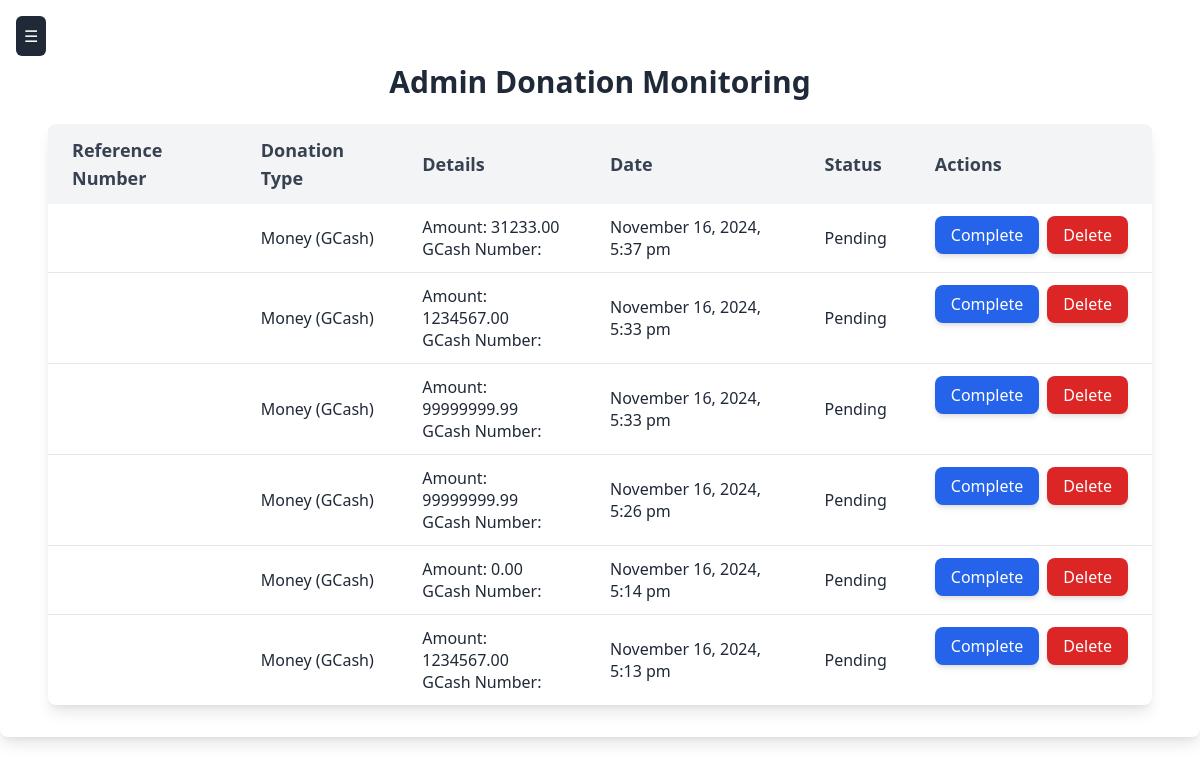
The app's page /admins/AdminMonitorDonations.php, older data.
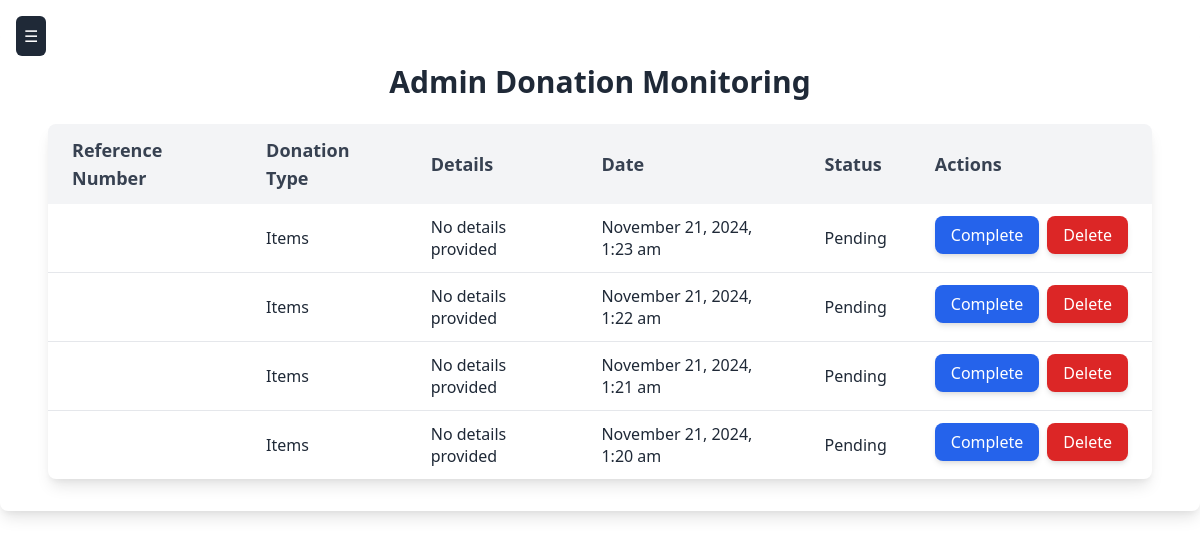
The same page, newer data.
### tables this page shows
CREATE TABLE `donations` (
  `donation_id` int(11) NOT NULL,
  `user_id` int(11) NOT NULL,
  `donation_type` enum('money','items') NOT NULL,
  `donation_amount` decimal(10,2) DEFAULT NULL,
  `items_donated` text DEFAULT NULL,
  `payment_method` enum('creditCard','paypal','bankTransfer') DEFAULT NULL,
  `contact` varchar(255) NOT NULL,
  `created_at` timestamp NOT NULL DEFAULT current_timestamp(),
  `email` varchar(50) NOT NULL
);

### admins/AdminMonitorDonations.php (the view, shortened to what this page needs)
<?php
include '../database.php';
$donations = [];
$query = "SELECT * FROM donations ORDER BY created_at DESC";
$stmt = $conn->prepare($query);
$stmt->execute();
$result = $stmt->get_result();
while ($row = $result->fetch_assoc()) {
    $donations[] = $row;
}
?>
<?php include 'sidebar.php' ?>
<div class="w-full h-screen flex justify-center items-start pt-8">
  <div class="max-w-screen-xl w-full px-6 md:px-12 py-8 bg-white shadow-lg rounded-lg">
    <h2 class="text-3xl font-semibold text-center text-gray-800 mb-6">Admin Donation Monitoring</h2>
    <div class="overflow-x-auto bg-white shadow-lg rounded-lg">
      <table class="min-w-full table-auto">
        <thead class="bg-gray-100">
          <tr>
            <th class="py-3 px-6 text-left text-lg font-semibold text-gray-700">Reference Number</th>
            <th class="py-3 px-6 text-left text-lg font-semibold text-gray-700">Donation Type</th>
            <th class="py-3 px-6 text-left text-lg font-semibold text-gray-700">Details</th>
            <th class="py-3 px-6 text-left text-lg font-semibold text-gray-700">Date</th>
            <th class="py-3 px-6 text-left text-lg font-semibold text-gray-700">Status</th>
            <th class="py-3 px-6 text-left text-lg font-semibold text-gray-700">Actions</th>
          </tr>
        </thead>
        <tbody class="divide-y divide-gray-200">
          <?php foreach ($donations as $donation): ?>
            <tr class="hover:bg-gray-50">
              <td class="py-3 px-6 text-gray-800"><?= htmlspecialchars($donation['reference_number']) ?></td>
              <td class="py-3 px-6 text-gray-800">
                <?= htmlspecialchars(ucfirst($donation['donation_type'] === 'money' ? 'Money (GCash)' : 'Items')) ?>
              </td>
              <td class="py-3 px-6 text-gray-800">
                <?php if ($donation['donation_type'] === 'money'): ?>
                  Amount: <?= htmlspecialchars($donation['donation_amount']) ?><br>
                  GCash Number: <?= htmlspecialchars($donation['gcash_number']) ?>
                <?php else: ?>
                 <?= htmlspecialchars($donation['item_details'] ?? 'No details provided') ?>
                <?php endif; ?>
              </td>
              <td class="py-3 px-6 text-gray-800"><?= date('F j, Y, g:i a', strtotime($donation['created_at'])) ?></td>
              <td class="py-3 px-6 text-gray-800">
                <?= htmlspecialchars($donation['status'] ?? 'Pending') ?>
              </td>
              <td class="py-3 px-6 space-y-2 flex flex-col sm:space-y-0 sm:space-x-2 sm:flex-row">
                <?php if (($donation['status'] ?? 'Pending') !== 'Complete'): ?>
                  <button type="button"
                          onclick="window.location.href='?complete=<?= urlencode($donation['reference_number']) ?>';"
                          class="inline-block text-white bg-blue-600 hover:bg-blue-700 py-2 px-4 rounded-lg shadow-md transition duration-200 transform hover:scale-105 focus:outline-none focus:ring-2 focus:ring-blue-500">
                          Complete
                  </button>
                <?php endif; ?>
                <button type="button"
                        onclick="if (confirm('Are you sure you want to delete this donation?')) { window.location.href='?delete=<?= urlencode($donation['reference_number']) ?>'; }"
                        class="inline-block text-white bg-red-600 hover:bg-red-700 py-2 px-4 rounded-lg shadow-md transition duration-200 transform hover:scale-105 focus:outline-none focus:ring-2 focus:ring-red-500">
                        Delete
                </button>
              </td>
            </tr>
          <?php endforeach; ?>
        </tbody>
      </table>
    </div>
  </div>
</div>
<link href="https://cdn.jsdelivr.net/npm/tailwindcss@2.2.19/dist/tailwind.min.css" rel="stylesheet">

### admins/sidebar.php (shortened to what this page needs)
<button id="toggle-sidebar" class="fixed top-4 left-4 z-60 text-white bg-gray-800 p-2 rounded-md hover:bg-gray-700">
    ☰
</button>

Row changes from the older to the newer data that the page shows:
removed donations: donation_type "Money (GCash)", donation_amount "31233.00", created_at "November 16, 2024, 5:37 pm", status "Pending"
removed donations: donation_type "Money (GCash)", donation_amount "1234567.00", created_at "November 16, 2024, 5:33 pm", status "Pending"
removed donations: donation_type "Money (GCash)", donation_amount "99999999.99", created_at "November 16, 2024, 5:33 pm", status "Pending"
removed donations: donation_type "Money (GCash)", donation_amount "99999999.99", created_at "November 16, 2024, 5:26 pm", status "Pending"
removed donations: donation_type "Money (GCash)", donation_amount "0.00", created_at "November 16, 2024, 5:14 pm", status "Pending"
removed donations: donation_type "Money (GCash)", donation_amount "1234567.00", created_at "November 16, 2024, 5:13 pm", status "Pending"
added donations: donation_type "Items", item_details "No details provided", created_at "November 21, 2024, 1:23 am", status "Pending"
added donations: donation_type "Items", item_details "No details provided", created_at "November 21, 2024, 1:22 am", status "Pending"
added donations: donation_type "Items", item_details "No details provided", created_at "November 21, 2024, 1:21 am", status "Pending"
added donations: donation_type "Items", item_details "No details provided", created_at "November 21, 2024, 1:20 am", status "Pending"
